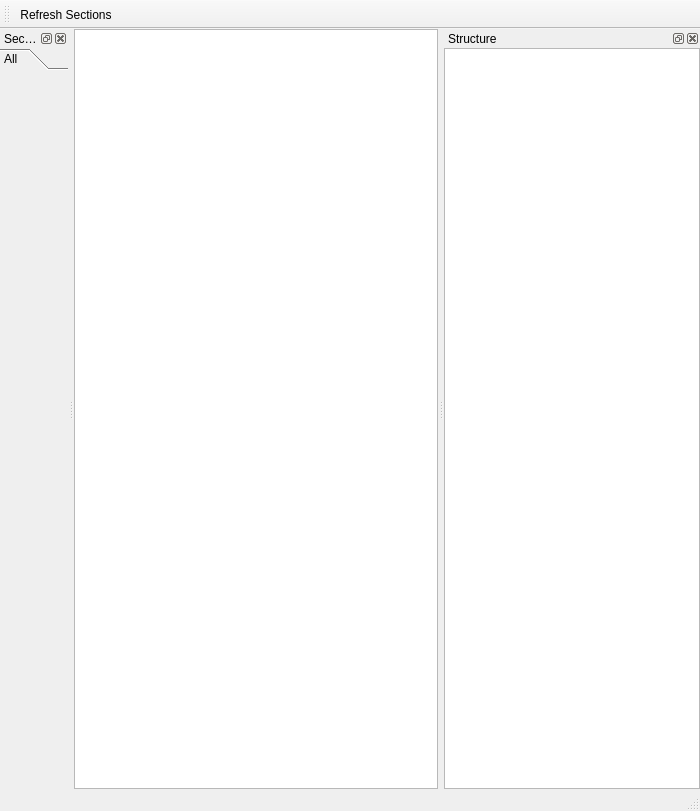
<?xml version="1.0" encoding="UTF-8"?>
<ui version="4.0">
 <class>FusionForever_EditorClass</class>
 <widget class="QMainWindow" name="FusionForever_EditorClass">
  <property name="geometry">
   <rect>
    <x>0</x>
    <y>0</y>
    <width>700</width>
    <height>811</height>
   </rect>
  </property>
  <property name="windowTitle">
   <string>FusionForever_Editor</string>
  </property>
  <widget class="QWidget" name="centralWidget">
   <layout class="QGridLayout" name="gridLayout">
    <property name="margin">
     <number>0</number>
    </property>
    <item row="0" column="0">
     <widget class="FusionForeverWidget" name="fusionForeverWidget">
      <property name="contextMenuPolicy">
       <enum>Qt::ActionsContextMenu</enum>
      </property>
     </widget>
    </item>
   </layout>
  </widget>
  <widget class="QMenuBar" name="menuBar">
   <property name="geometry">
    <rect>
     <x>0</x>
     <y>0</y>
     <width>700</width>
     <height>19</height>
    </rect>
   </property>
  </widget>
  <widget class="QToolBar" name="mainToolBar">
   <attribute name="toolBarArea">
    <enum>TopToolBarArea</enum>
   </attribute>
   <attribute name="toolBarBreak">
    <bool>false</bool>
   </attribute>
   <addaction name="actionRefresh_Sections"/>
  </widget>
  <widget class="QStatusBar" name="statusBar"/>
  <widget class="QDockWidget" name="dockWidget_3">
   <property name="windowTitle">
    <string>Structure</string>
   </property>
   <attribute name="dockWidgetArea">
    <number>2</number>
   </attribute>
   <widget class="QWidget" name="dockWidgetContents_3">
    <layout class="QGridLayout" name="gridLayout_3">
     <property name="margin">
      <number>0</number>
     </property>
     <item row="0" column="0">
      <widget class="QTreeView" name="treeView"/>
     </item>
    </layout>
   </widget>
  </widget>
  <widget class="QDockWidget" name="dockSections">
   <property name="contextMenuPolicy">
    <enum>Qt::ActionsContextMenu</enum>
   </property>
   <property name="windowTitle">
    <string>Sections</string>
   </property>
   <attribute name="dockWidgetArea">
    <number>1</number>
   </attribute>
   <widget class="QWidget" name="dockWidgetContents">
    <layout class="QGridLayout" name="gridLayout_2">
     <property name="margin">
      <number>0</number>
     </property>
     <item row="0" column="0">
      <widget class="QToolBox" name="toolBoxSections">
       <property name="currentIndex">
        <number>0</number>
       </property>
       <widget class="QWidget" name="pageAll">
        <property name="geometry">
         <rect>
          <x>0</x>
          <y>0</y>
          <width>70</width>
          <height>701</height>
         </rect>
        </property>
        <attribute name="label">
         <string>All</string>
        </attribute>
        <layout class="QGridLayout" name="gridLayoutAll">
         <property name="margin">
          <number>0</number>
         </property>
         <property name="spacing">
          <number>3</number>
         </property>
        </layout>
       </widget>
      </widget>
     </item>
    </layout>
   </widget>
  </widget>
  <action name="actionRefresh_Sections">
   <property name="text">
    <string>Refresh Sections</string>
   </property>
   <property name="toolTip">
    <string>Reloads the section list</string>
   </property>
  </action>
 </widget>
 <layoutdefault spacing="6" margin="11"/>
 <customwidgets>
  <customwidget>
   <class>FusionForeverWidget</class>
   <extends>QGraphicsView</extends>
   <header>fusionforeverwidget.h</header>
  </customwidget>
 </customwidgets>
 <resources>
  <include location="fusionforever_editor.qrc"/>
 </resources>
 <connections/>
</ui>
